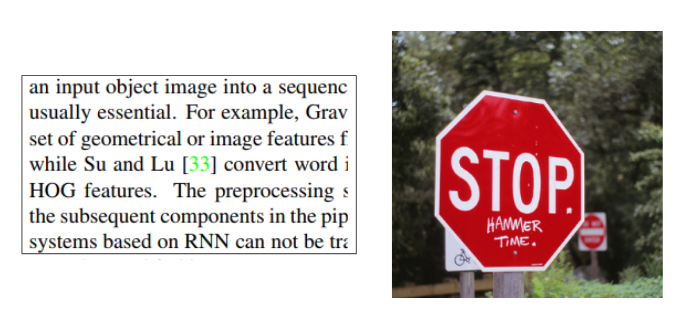
#> input picture wild_image_ex.png, 680 x 316 px
$ python -i test.py   (imports and definitions only)
#> lines starting #> are read from the running program, lines starting #| are printed output that depends on the picture
from scipy.ndimage import gaussian_filter


def gaussian_smoothing(img):
    return gaussian_filter(img[:, :], sigma=1)


def gradient(img):
    Kx = np.array([[-1, 0, 1], [-2, 0, 2], [-1, 0, 1]], np.float32)
    Ky = np.array([[1, 2, 1], [0, 0, 0], [-1, -2, -1]], np.float32)
    Ix = ndimage.filters.convolve(img, Kx)
    Iy = ndimage.filters.convolve(img, Ky)
    magnitude = np.hypot(Ix, Iy)
    magnitude = magnitude / magnitude.max() * 255
    direction = np.arctan2(Iy, Ix)
    return (magnitude, direction)


# [75 lines left out: functions non_maximum_suppression, double_thresholding, connectivity, not called in this run]


def canny_edge_detector(img, thresh_lo=0.1, thresh_hi=0.2):
    """
    The Canny edge detector.

    Inputs:
        img              The input image
        thresh_lo        The fraction of the maximum gradient magnitude which will
                         be considered the lo threshold.
        thresh_hi        The fraction of the maximum gradient magnitude which will
                         be considered the hi threshold. Ideally should be 2x to 3x
                         thresh_lo.

    Outputs:
        edge_img         A binary image, with pixels lying on edges marked with a 1,
                         and others with a 0.
    """

    # Smooth the image first.
    smoothed = gaussian_smoothing(img / 255)

    # Find gradient magnitude and direction
    g_magnitude, g_dir = gradient(smoothed)

    # Non-maximum suppression
    g_max = non_maximum_suppression(g_magnitude, g_dir)

    # Double thresholding
    thresh_img, weak, strong = double_thresholding(g_max, thresh_lo, thresh_hi)

    # Final edge connectivity
    edge_img = connectivity(thresh_img, weak, strong)

    # Return the result
    return edge_img

>>> import cv2
>>> picture = cv2.imread('wild_image_ex.png', cv2.IMREAD_GRAYSCALE)
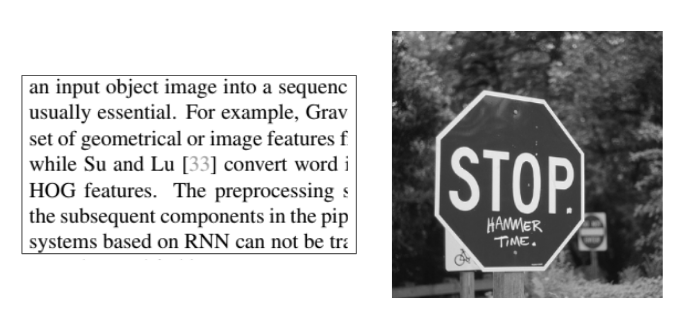
#> picture: shape (316, 680); min 0, max 255, mean 186.5
>>> result = canny_edge_detector(picture)
#> in gaussian_smoothing, `return gaussian_filter(img[:, :], sigma=1)`:
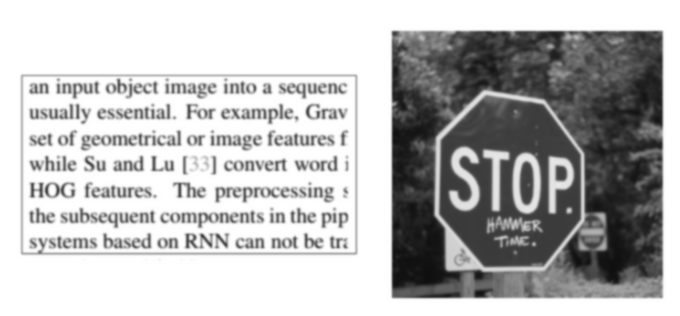
#> returned value: shape (316, 680) float64; min 0.0606, max 1, mean 0.732
#> (the run stopped early here; a loop or call above may not have finished)

$ run again, on stop.png
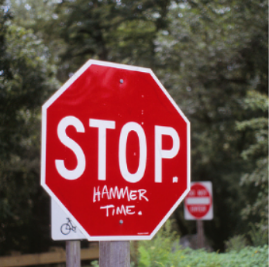
#> input picture stop.png, 269 x 267 px
#> `picture = cv2.imread('wild_image_ex.png', cv2.IMREAD_GRAYSCALE)`:
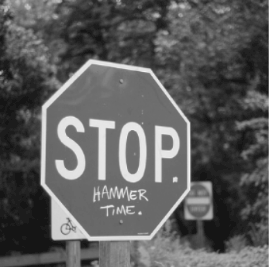
#> picture: shape (267, 269); min 21, max 245, mean 92.6
